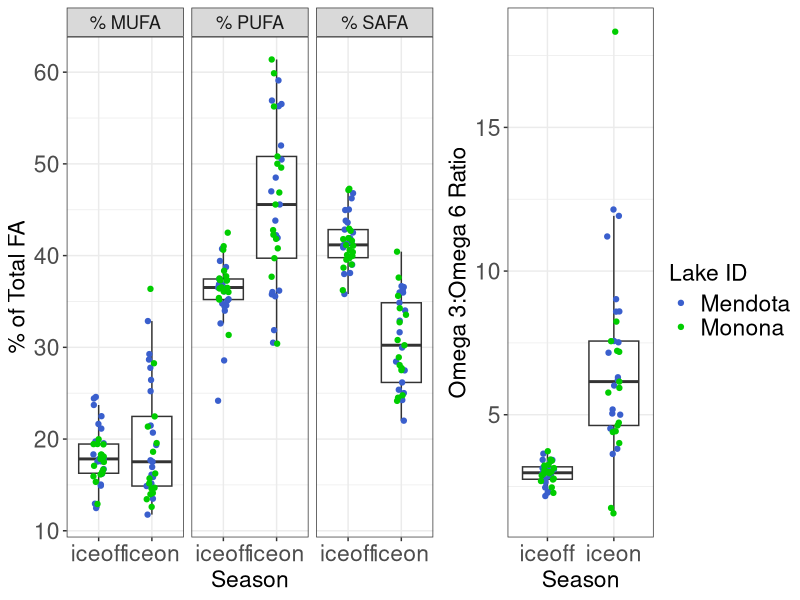
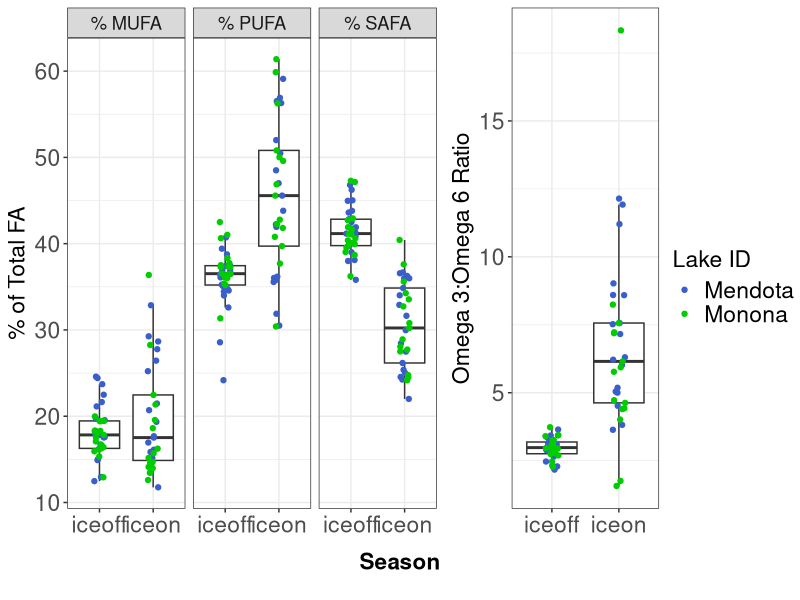

Write R code to recreate these figures, in order. (Note: this script raises an error after producing the figures.)
# ============================================================== #
## ========================= OVERVIEW ========================= ##
# ============================================================== #

# Looking at iceon/iceoff community FA profiles
# Only using Lakes Mendota and Monona from LTER,
# as they have equivalent iceon/iceoff paired data
# Using AG PLoS paper FA dataset, with some aggregation/crosswalking
# to match LTER data.

# ============================================================== #
## =================== DATA WRANGLING STEPS =================== ##
# ============================================================== #

# 1) LTER data - read in, format dates, keep only ME/MO
# 2) read in iceon/iceoff data (ecology letters paper)
# 3) tag LTER data with season, keep only iceon/iceoff
# 4) aggregate LTER samples to month (mean taxa biomass by lake/year/month)
# 5) identify genera <5% of any sample - remove these genera
# 6) calculate dry weight (20% of wet weight)
# 7) read in FA PLoS data - keep freshwater, proportion data
# --> 7.5) fix FA/LTER group/division matches (see crosswalk.xlsx)
# 8) aggregate FA to genus and division level profiles
# 9) aggregate biomass to genus level
# 10) tag LTER data with whether has matching division/Group or genus in FA data
# 11) merge LTER with FA data (genus, division, NA matches)
# 12) weight FA data by biomass dry weight / total biomass 
#     (genus-level FA, independent of biomass)
# 13) aggregated weighted to community level 
# 14) plotted MUFA/PUFA/SAFA by Lake & Season; plotted Omega3:6 by Lake & Season
# 15) read in FA Secchi data and plot PUFA/SAFA ~ Secchi



# ============================================================== #
## ====================== SCRIPT BEGINS ======================= ##
# ============================================================== #

#load packages
library(dplyr)
library(reshape2)
library(tidyr)
library(lubridate)
library(vegan)
library(RColorBrewer)
library(ggplot2)
library(ggpubr)
library(grid)
library(gridExtra)


# read in LTER phyto data -------------------------------------------------


#read in, format dates so can stack ok 

madison <- read.csv("../Data/ntl88_v7.csv", stringsAsFactors = FALSE) %>%
  mutate(date = as.Date(sampledate, format = "%m/%d/%Y")) %>%
  select(-sampledate)

#only madison lakes have matching iceon/iceoff data
lter_lakes <- madison %>%
  filter(lakeid %in% c("MO", "ME"))

#keep only necessary files
lter_lakes <- lter_lakes %>%
  mutate(month = month(date),
         year = year(date)) %>%
  select(lakeid, year, month, date, sta, depth_range,
         division, genus, taxa_name, biomass_conc)

# NOTE, from LTER:
# "Biovolume concentrations are then computed by mulitplying the average cell
# biovolume by the cell densities in the water sample. Note that one million
# cubicMicrometers of biovolume PerMilliliter of water are equal to a biovolume
# concentration of one cubicMillimeterPerMilliliter. Assuming a cell density
# equal to water, a cubicMillimeterPerMilliliter of biovolume converts to a
# biomass concentration of one milligramPerLiter."
# https://lter.limnology.wisc.edu/dataset/north-temperate-lakes-lter-phytoplankton-madison-lakes-area-1995-current

# SP: When we assume density of 1g/mL for phyto cells then we get units of mg/L
# according to the LTER metadata. Then multiplying by (0.2 mg dry)/(1 mg wet) we
# end up with mg/L dry weight.


# read in under ice data, for ice on/off timing ---------------------------

seasons_orig <- read.csv("../Data/under_ice_data.csv", stringsAsFactors = FALSE)

#keep only wisconsin, cols of interest, make start and end full dates
seasons_wisc <- seasons_orig %>%
  filter(lakeregloc == "Wisconsin") %>%
  select(year, season, lakename, lakeregloc,
         startday, startmonth, startyear,
         endday, endmonth, endyear) %>% #,
  #iceduration, periodn, photicdepth,
  #icedepth, snowdepth, airtemp) %>%
  mutate(startmonum = match(startmonth, month.abb),
         endmonum = match(endmonth, month.abb)) %>%
  mutate(startdate = paste(startyear, startmonum, startday, sep = "-"),
         enddate = paste(endyear, endmonum, endday, sep = "-"))

#unique(seasons_wisc$lakename)
#unique(lter_lakes$lakeid) %>% sort()

#make lakeid to match
seasons_lakes <- seasons_wisc %>%
  mutate(lakeid = ifelse(lakename == "Lake Mendota", "ME", NA),
         lakeid = ifelse(lakename == "Lake Monona", "MO", lakeid)) %>%
  select(season, lakeid, year, startdate, enddate) %>%
  filter(lakeid %in% c("ME", "MO"))

# Note: we are losing the 2014/2015/2016 data by using this to subset
# we may want to go back to raw LTER ice data to get 2014/2015/2016 iceon/iceoff dates



# LTER ice duration data (for seasons) ------------------------------------


#this gets the ice, but we don't have the summer stratified period
#(which is problematic...)

#read in LTER ice duration data
duration <- read.csv("../Data/ntl33_v4.csv", stringsAsFactors = FALSE)

#look like what we need
head(duration)

#keep only relevant info
duration_relevant <- duration %>%
  #only interested in Mendota, Monona
  filter(lakeid %in% c("ME", "MO")) %>%
  #can narrow down year range
  filter(year4 >= 1990)

#not sure what to do about this



# tag data with season ----------------------------------------------------


lter_dates_only <- lter_lakes %>%
  select(lakeid, year, date) %>%
  unique() %>%
  rename(sample_year = year) %>%
  arrange(lakeid, sample_year)

#make seasons wide format to can have column "start", "sample", and "end" dates
seasons_lakes_wide <- seasons_lakes %>%
  melt(id.vars = c("lakeid", "year", "season"),
       variable.name = "category", value.name = "date") %>%
  mutate(seasons_category = paste(season, category, sep = "_")) %>%
  select(-season, -category) %>%
  dcast(lakeid + year ~ seasons_category, value.var = "date") %>%
  rename(winter_yr = year) %>%
  select(lakeid, winter_yr, iceon_startdate, iceon_enddate, iceoff_startdate, iceoff_enddate)

#we're only interested in iceon/iceoff
#(looking at ice vs stratified patterns in FA)

lter_seasons_pre <- merge(lter_dates_only, seasons_lakes_wide,
                          by = c("lakeid"), all.x = TRUE) %>%
  #tag seasons with iceon/iceoff (NA if not fall within start/end dates)
  mutate(season = ifelse(date >= iceon_startdate & date <= iceon_enddate, "iceon", NA),
         season = ifelse(date >= iceoff_startdate & date <= iceoff_enddate, "iceoff", season)) %>%
  #keep only samples that fall within iceon or iceoff
  filter(!is.na(season))

#merge back to full lter data
lter_seasons <- lter_seasons_pre %>%
  #group things by *winter* year
  select(lakeid, date, winter_yr, season) %>%
  merge(lter_lakes, by = c("lakeid", "date")) %>%
  select(-year)




# aggregate samples to month ----------------------------------------------


#aggregate to month within *winter* year and lake (ignore station and depth for now)
#since ignoring "other" seasons, shouldn't have issue of sample dates across seasons

#using mean since some dates have multiple samples per month, while others have one or none
#using averages to account for multiple within-month samples, make comparable

lter_month <- lter_seasons %>%
  #monthly taxa mean biomass (across stations and depth)
  group_by(lakeid, winter_yr, season, month, division, genus, taxa_name) %>%
  summarize(biomass_ww_m = mean(biomass_conc, na.rm = TRUE)) %>%
  as.data.frame()

#check out number of years
# lter_month %>% 
#   select(lakeid, winter_yr, season) %>% 
#   group_by(lakeid, season) %>% 
#   summarize(n = n_distinct(winter_yr))



# identify <5% of samples -------------------------------------------------


#identify contributors (genus-level) <5% of any sample any date (within lake)
#use wet weight (shouldn't matter)

#find contributions to biomass, in terms of %
lter_contribs <- lter_month %>%
  #for each lake/year/month, find total biomass
  group_by(lakeid, winter_yr, month) %>%
  mutate(total_bm = sum(biomass_ww_m)) %>%
  ungroup() %>%
  #for lake/date, find genus biomass
  group_by(lakeid, winter_yr, month, genus) %>%
  mutate(genus_bm = sum(biomass_ww_m)) %>%
  as.data.frame() %>%
  select(-taxa_name, -biomass_ww_m) %>%
  #find percent genus biomass of total biomass
  mutate(perc_genus_bm = genus_bm / total_bm * 100) %>%
  ungroup()

#find genera that are ever over 5% of a sample BY LAKE
lter_high_contrib <- lter_contribs %>%
  filter(perc_genus_bm >= 0.05)

lter_high_contrib_genera <- lter_high_contrib %>%
  select(lakeid, genus) %>%
  unique() %>%
  arrange(lakeid, genus) %>%
  mutate(high_p = "present")

#find genera that are NOT ever over 5% of a sample
lter_low_contrib <- lter_contribs %>%
  filter(perc_genus_bm < 0.05)

lter_low_contrib_genera <- lter_low_contrib %>%
  select(lakeid, genus) %>%
  unique() %>%
  arrange(lakeid, genus) %>%
  mutate(low_p = "present")

#merge, keep ones that are present in low and not in high
#(i.e., those that are never >=5% of a sample)
lter_remove_5 <- merge(lter_high_contrib_genera, lter_low_contrib_genera,
                       by = c("lakeid", "genus"), all = TRUE) %>%
  #these are ones that are never >=5% of a lake sample
  filter(low_p == "present" & is.na(high_p))



# LTER after removals of low contributors ---------------------------------


#by lake/date - total genus biomass AFTER remove low contribs
lter_after_remove <- lter_month %>%
  #remove low contributors by lake and genus
  filter( !( (lakeid %in% lter_remove_5$lakeid) & (genus %in% lter_remove_5$genus) ) )

#add a dry weight biomass column
lter_use <- lter_after_remove %>%
  mutate(biomass_dw = 1 * biomass_ww_m)



# read in fatty acid profiles ---------------------------------------------


# read in PLoS fatty acid dataset
fa <- read.csv("../Data/PLoS_supp/S1_Dataset.csv", stringsAsFactors = FALSE)

#only want freshwater
#fa %>% group_by(Salinity) %>% summarize(n = length(Salinity))
fa_fresh <- filter(fa, Salinity == 0)

#want only proportion data
fa_fresh_prop <- filter(fa_fresh, Data == "prop")

#for now, we don't care about the experimental info
fa_fresh_prop_small <- fa_fresh_prop %>%
  select(Group, Class, Order, Genus, species,
         sumSAFA, sumMUFA, sumPUFA,
         c18.2w6, c18.3w6, c18.3w3,
         c18.4w3, c18.5w3,
         c20.4w6, c20.5w3, c22.6w3)



# fix FA/LTER group/division matches --------------------------------------


#existing matches: Chlorophyta, Cryptophyta, Rhodophyta

#make match at group/division level:
#   Cyanobacteria (FA) = Cyanophyta (LTER)
#   Dinophyta (FA) = Pyrrhophyta (LTER)
#   Euglenozoa (FA) = Euglenophyta (LTER)

#match division to non-group
#   Chrysophyta (LTER) = class Chrysophyceae (FA)
#   Xanthophyta (LTER) = class Xanthophyceae (FA)
#   Haptophyta (LTER) = genus Chromulina (FA)
#   Bacillariophyta (LTER) = average of classes
#                 Bacillariophyceae, Fragilariophyceae, Coscinodiscophyceae (FA)
#       [Bacillariophyta is multiple classes - for these 3 classes, find average FA profile]

fa_fix <- fa_fresh_prop_small %>%
  #first, match at group level
  mutate(GroupDiv = ifelse(Group == "Cyanobacteria", "Cyanophyta", Group),
         GroupDiv = ifelse(Group == "Dinophyta", "Pyrrhophyta", GroupDiv),
         GroupDiv = ifelse(Group == "Euglenozoa", "Euglenophyta", GroupDiv),
         #match at single class level
         GroupDiv = ifelse(Class == "Chrysophyceae", "Chrysophyta", GroupDiv),
         GroupDiv = ifelse(Class == "Xanthophyceae", "Xanthophyta", GroupDiv),
         #match at genus level
         GroupDiv = ifelse(Genus == "Chromulina", "Haptophyta", GroupDiv),
         #Bacillariophyta is multiple classes
         GroupDiv = ifelse(Class %in% c("Bacillariophyceae",
                                        "Fragilariophyceae",
                                        "Coscinodiscophyceae"),
                           "Bacillariophyta", GroupDiv))

# fa_fix %>% select(Group, GroupDiv) %>% unique()
# fa_fix %>% filter(GroupDiv %in% c("Bacillariophyta", "Xanthophyta")) %>% select(Group, Class, GroupDiv) %>% unique()
# fa_fix %>% filter(GroupDiv == "Haptophyta") %>% select(Group, Class, Genus, GroupDiv) %>% unique()
# #yes, works as it should




# tag LTER data with whether matching genus/division in FA data -----------


lter_fa_tag <- lter_use %>%
  #tag at which level it matches
  #not that groupdiv level is a combination of groups/classes/genus
  mutate(cat = ifelse(division %in% fa_fix$GroupDiv, "groupdiv", NA)) %>%
  mutate(cat = ifelse(genus %in% fa_fix$Genus, "genus", cat))

tags <- lter_fa_tag %>% select(division, genus, cat) %>% unique()

# unique(fa_fix$GroupDiv) %>% sort()
# unique(lter_use$division) %>% sort()




# find FA genus and division-level profiles -------------------------------


#within genus, what's the average FA profile
fa_genus <- fa_fix %>%
  group_by(GroupDiv, Genus) %>%
  summarize(gen_avg_sumSAFA = mean(sumSAFA),
            gen_avg_sumMUFA = mean(sumMUFA),
            gen_avg_sumPUFA = mean(sumPUFA),
            gen_avg_c18.2w6 = mean(c18.2w6),
            gen_avg_c18.3w6 = mean(c18.3w6),
            gen_avg_c18.3w3 = mean(c18.3w3),
            gen_avg_c18.4w3 = mean(c18.4w3),
            gen_avg_c18.5w3 = mean(c18.5w3),
            gen_avg_c20.4w6 = mean(c20.4w6),
            gen_avg_c20.5w3 = mean(c20.5w3),
            gen_avg_c22.6w3 = mean(c22.6w3)) %>%
  as.data.frame()

#within group/div (FA/LTER fixed croswalk), what's the average FA profile
fa_groupdiv <- fa_fix %>%
  group_by(GroupDiv) %>%
  summarize(grpdiv_avg_sumSAFA = mean(sumSAFA),
            grpdiv_avg_sumMUFA = mean(sumMUFA),
            grpdiv_avg_sumPUFA = mean(sumPUFA),
            grpdiv_avg_c18.2w6 = mean(c18.2w6),
            grpdiv_avg_c18.3w6 = mean(c18.3w6),
            grpdiv_avg_c18.3w3 = mean(c18.3w3),
            grpdiv_avg_c18.4w3 = mean(c18.4w3),
            grpdiv_avg_c18.5w3 = mean(c18.5w3),
            grpdiv_avg_c20.4w6 = mean(c20.4w6),
            grpdiv_avg_c20.5w3 = mean(c20.5w3),
            grpdiv_avg_c22.6w3 = mean(c22.6w3)) %>%
  as.data.frame()




# aggregate biomass to GENUS ----------------------------------------------

# when missing genus, stick with GENUS biomass but sub in DIVISION fatty acid profile

#aggregate biomass to genus
lter_level_bm <- lter_use %>%
  group_by(lakeid, winter_yr, season, month, division, genus) %>%
  summarize(bm_ww_g = sum(biomass_ww_m, na.rm = TRUE),
            bm_drw_g = sum(biomass_dw, na.rm = TRUE)) %>%
  as.data.frame()

#merge with tag info
lter_level_bm_tag <- merge(lter_level_bm, tags, by = c("division", "genus"), all = TRUE)

# lter_level_bm_tag %>%
#   select(division, genus, cat) %>%
#   unique() %>%
#   group_by(cat) %>%
#   summarize(n = length(cat)) %>%
#   as.data.frame()

#        cat  n
# 1    genus 35
# 2 groupdiv 95
# 3     <NA>  1




# merge with FA profiles --------------------------------------------------


# --> genus level FA - matches genus-level biomass
# merges GENUS level biomass with GENUS level FA profiles
tags_fa_genus <- lter_level_bm_tag %>%
  #only looking at genus-level matches
  filter(cat == "genus") %>%
  #rename for downstream stacking
  rename(biomass_wet_weight = bm_ww_g,
         biomass_dry_weight = bm_drw_g) %>%
  #merge with FA genus level data
  merge(fa_genus,
        by.x = "genus", by.y = "Genus",
        all.x = TRUE) %>%
  #organize columns
  select(GroupDiv, genus, cat, lakeid, winter_yr, month, season,
         biomass_wet_weight, biomass_dry_weight,
         gen_avg_sumSAFA,
         gen_avg_sumMUFA,
         gen_avg_sumPUFA,
         gen_avg_c18.2w6,
         gen_avg_c18.3w6,
         gen_avg_c18.3w3,
         gen_avg_c18.4w3,
         gen_avg_c18.5w3,
         gen_avg_c20.4w6,
         gen_avg_c20.5w3,
         gen_avg_c22.6w3)

#remove labels in headers
names(tags_fa_genus) <- gsub("gen_avg_", "", names(tags_fa_genus))

# --> division level FA - matches division level biomass
# merges GENUS level biomass with DIVISION level FA profiles
# (missing genera in FA get division level FA)
tags_fa_groupdiv <- lter_level_bm_tag %>%
  #keep only those matching at groupdiv level
  filter(cat == "groupdiv") %>%
  #rename for downstream stacking
  rename(biomass_wet_weight = bm_ww_g,
         biomass_dry_weight = bm_drw_g) %>%
  #merge with FA division/group level data
  #merge with FA genus level data
  merge(fa_groupdiv,
        by.x = "division", by.y = "GroupDiv",
        all.x = TRUE) %>%
  rename(GroupDiv = division) %>%
  #organize columns
  select(GroupDiv, genus, cat, lakeid, winter_yr, month, season,
         biomass_wet_weight, biomass_dry_weight,
         grpdiv_avg_sumSAFA,
         grpdiv_avg_sumMUFA,
         grpdiv_avg_sumPUFA,
         grpdiv_avg_c18.2w6,
         grpdiv_avg_c18.3w6,
         grpdiv_avg_c18.3w3,
         grpdiv_avg_c18.4w3,
         grpdiv_avg_c18.5w3,
         grpdiv_avg_c20.4w6,
         grpdiv_avg_c20.5w3,
         grpdiv_avg_c22.6w3)

#remove labels in headers
names(tags_fa_groupdiv) <- gsub("grpdiv_avg_", "", names(tags_fa_groupdiv))

# --> does NOT have associated FA
#leaving biomass at genus level
tags_fa_NA <- lter_level_bm_tag %>%
  filter(is.na(cat)) %>%
  rename(biomass_wet_weight = bm_ww_g,
         biomass_dry_weight = bm_drw_g) %>%
  rename(GroupDiv = division) %>%
  select(GroupDiv, genus, cat, lakeid, winter_yr, month, season,
         biomass_wet_weight, biomass_dry_weight) %>%
  #add NA columns
  mutate(          sumSAFA = NA,
                   sumMUFA = NA,
                   sumPUFA = NA,
                   c18.2w6 = NA,
                   c18.3w6 = NA,
                   c18.3w3 = NA,
                   c18.4w3 = NA,
                   c18.5w3 = NA,
                   c20.4w6 = NA,
                   c20.5w3 = NA,
                   c22.6w3 = NA)

# --> merge together
full_dat <- rbind(tags_fa_genus, tags_fa_groupdiv, tags_fa_NA)




# weight FA profiles by biomass -------------------------------------------


# Data == "prop" is FA % of dry weight
# so it's a fatty acid proportion of dry weight (of genus or division, by cat)

# What we want is "what are the average proportions of SAFA, MUFA, PUFA
# present in the community, irrespective of total biomass?"
# (i.e. we know there is higher biomass in summer - the Circus Circus buffet)
# SH: pretty sure that what we want then is:(biomass_dry_weight * sumSAFA)/total dry weight

# MRB Note 8/30/18: Not sure that it's totally clear what's going on with 
# full_dat_weighted below...It seems to be making percentages (e.g. 47.3%) 
# as opposed to a proportion (e.g. 0.473). Just make sure that it's doing 
# what is expected/described.


full_dat_weighted <- full_dat %>%
  #find total dry weight biomass for each *sample point*
  group_by(lakeid, winter_yr, season, month) %>%
  mutate(sample_date_dry_weight_total = sum(biomass_dry_weight)) %>%
  ungroup() %>%
  #weight FA by biomass - per row (genus within sample date)
  #if FA is % dry weight, then FA * dry weight = biomass of that FA
  #here, sample_date_dry_weight_total is community-level biomass
  #FA props are genus-level
  mutate(sumSAFA_prop = (biomass_dry_weight * sumSAFA) / sample_date_dry_weight_total,
         sumMUFA_prop = (biomass_dry_weight * sumMUFA) / sample_date_dry_weight_total,
         sumPUFA_prop = (biomass_dry_weight * sumPUFA) / sample_date_dry_weight_total,
         c18.2w6_prop = (biomass_dry_weight * c18.2w6) / sample_date_dry_weight_total,
         c18.3w6_prop = (biomass_dry_weight * c18.3w6) / sample_date_dry_weight_total,
         c18.3w3_prop = (biomass_dry_weight * c18.3w3) / sample_date_dry_weight_total,
         c18.4w3_prop = (biomass_dry_weight * c18.4w3) / sample_date_dry_weight_total,
         c18.5w3_prop = (biomass_dry_weight * c18.5w3) / sample_date_dry_weight_total,
         c20.4w6_prop = (biomass_dry_weight * c20.4w6) / sample_date_dry_weight_total,
         c20.5w3_prop = (biomass_dry_weight * c20.5w3) / sample_date_dry_weight_total,
         c22.6w3_prop = (biomass_dry_weight * c22.6w3) / sample_date_dry_weight_total) %>%
  as.data.frame()

#filter(full_dat_weighted, lakeid == "MO" & winter_yr == 2002 & month == 8)

#keep only columns of interest
full_dat_weighted_small <- full_dat_weighted %>%
  select(GroupDiv, genus, cat, lakeid, winter_yr, month, season,
         sumSAFA_prop, sumMUFA_prop, sumPUFA_prop,
         c18.2w6_prop, c18.3w6_prop, c18.3w3_prop,
         c18.4w3_prop, c18.5w3_prop,
         c20.4w6_prop, c20.5w3_prop, c22.6w3_prop)

#write to csv
#write.csv(full_dat_weighted_small, "../Data/LTER_madison_FA_weighted_groupdiv.csv", row.names = FALSE)

#this is basically saying:
#for each time point, a genus has some proportion FAs
#we want to aggregate to community, then to season

#ADD UP all MUFA/PUFA/SAFA within a community
#to get community-level amount
#I have proved to myself using pen, paper, and basic algebra that this will work

full_dat_weighted_date_FA <- full_dat_weighted_small %>%
  #get community-level FA props for each time point
  group_by(lakeid, winter_yr, month, season) %>%
  summarize(MUFA_perc = sum(sumMUFA_prop, na.rm = TRUE),
            PUFA_perc = sum(sumPUFA_prop, na.rm = TRUE),
            SAFA_perc = sum(sumSAFA_prop, na.rm = TRUE),
            c18.2w6_perc = sum(c18.2w6_prop, na.rm = TRUE),
            c18.3w6_perc = sum(c18.3w6_prop, na.rm = TRUE),
            c18.3w3_perc = sum(c18.3w3_prop, na.rm = TRUE),
            c18.4w3_perc = sum(c18.4w3_prop, na.rm = TRUE),
            c18.5w3_perc = sum(c18.5w3_prop, na.rm = TRUE),
            c20.4w6_perc = sum(c20.4w6_prop, na.rm = TRUE),
            c20.5w3_perc = sum(c20.5w3_prop, na.rm = TRUE),
            c22.6w3_perc = sum(c22.6w3_prop, na.rm = TRUE)) %>%
  as.data.frame()

# summary(full_dat_weighted_date_FA)

# #now aggregate to season - find average MUFA/PUFA/SAFA profile for each season (all years, boths lakes)
# full_dat_weighted_date_FA %>%
#   group_by(season) %>%
#   summarize(MUFA_perc_avg = mean(MUFA_perc),
#             PUFA_perc_avg = mean(PUFA_perc),
#             SAFA_perc_avg = mean(SAFA_perc)) %>%
#   as.data.frame()
# #doesn't quite add up to 100%, more like 95%, but not unexpected since on average

#aggregate to lake/month/year/season
full_dat_weighted_month_season_FA <- full_dat_weighted_date_FA %>%
  #aggregate across months within season, find average FAs
  group_by(lakeid, winter_yr, season, month) %>%
  summarize(MUFA_perc_avg = mean(MUFA_perc, na.rm = TRUE),
            PUFA_perc_avg = mean(PUFA_perc, na.rm = TRUE),
            SAFA_perc_avg = mean(SAFA_perc, na.rm = TRUE),
            c18.2w6_perc_avg = mean(c18.2w6_perc, na.rm = TRUE),
            c18.3w6_perc_avg = mean(c18.3w6_perc, na.rm = TRUE),
            c18.3w3_perc_avg = mean(c18.3w3_perc, na.rm = TRUE),
            c18.4w3_perc_avg = mean(c18.4w3_perc, na.rm = TRUE),
            c18.5w3_perc_avg = mean(c18.5w3_perc, na.rm = TRUE),
            c20.4w6_perc_avg = mean(c20.4w6_perc, na.rm = TRUE),
            c20.5w3_perc_avg = mean(c20.5w3_perc, na.rm = TRUE),
            c22.6w3_perc_avg = mean(c22.6w3_perc, na.rm = TRUE)) %>%
  as.data.frame()

#aggregate to lake/year/season
full_dat_weighted_yr_season_FA <- full_dat_weighted_date_FA %>%
  #aggregate across months within season, find average FAs
  group_by(lakeid, winter_yr, season) %>%
  summarize(MUFA_perc_avg = mean(MUFA_perc, na.rm = TRUE),
            PUFA_perc_avg = mean(PUFA_perc, na.rm = TRUE),
            SAFA_perc_avg = mean(SAFA_perc, na.rm = TRUE),
            c18.2w6_perc_avg = mean(c18.2w6_perc, na.rm = TRUE),
            c18.3w6_perc_avg = mean(c18.3w6_perc, na.rm = TRUE),
            c18.3w3_perc_avg = mean(c18.3w3_perc, na.rm = TRUE),
            c18.4w3_perc_avg = mean(c18.4w3_perc, na.rm = TRUE),
            c18.5w3_perc_avg = mean(c18.5w3_perc, na.rm = TRUE),
            c20.4w6_perc_avg = mean(c20.4w6_perc, na.rm = TRUE),
            c20.5w3_perc_avg = mean(c20.5w3_perc, na.rm = TRUE),
            c22.6w3_perc_avg = mean(c22.6w3_perc, na.rm = TRUE)) %>%
  as.data.frame()
#note: doesn't add up to quite 100% (working with averages)
#also, data only goes to 2013 (may need to adjust iceon/iceoff dates from raw LTER snow/ice data)

summary(full_dat_weighted_yr_season_FA)
#MUFA: 11-36
#PUFA: 24-61
#SAFA: 22-47

#write to csv
#write.csv(full_dat_weighted_yr_season_FA, "../Data/LTER_Madison_weighted_year_season_FA.csv", row.names = FALSE)




# ============================================================== #
# END OF DATA WRANGLING - ANALYSIS BEGINS ---------------------------------
# ============================================================== #


#Note ~ 150 lines of code removed starting here compared with version in LTER_FA_20180217.R

# LTER_Madison_weighted_year_season_FA<-read.csv("../Data/LTER_Madison_weighted_year_season_FA.csv") #this appears to be the same as full_dat_weighted_yr_season_FA


#MRB edits below:

View(full_dat_weighted_yr_season_FA)


#Figure 3 + 4 (combined):

full_dat_weighted_yr_season_FA_long <- melt(data = full_dat_weighted_yr_season_FA,
                                            measure.vars = c("MUFA_perc_avg",
                                                             "PUFA_perc_avg",
                                                             "SAFA_perc_avg"),
                                            id.vars = c("lakeid","season"))

full_dat_weighted_yr_season_FA_long$variable <- as.character(full_dat_weighted_yr_season_FA_long$variable)
full_dat_weighted_yr_season_FA_long$variable[which(full_dat_weighted_yr_season_FA_long$variable == "MUFA_perc_avg")] <- "% MUFA"
full_dat_weighted_yr_season_FA_long$variable[which(full_dat_weighted_yr_season_FA_long$variable == "PUFA_perc_avg")] <- "% PUFA"
full_dat_weighted_yr_season_FA_long$variable[which(full_dat_weighted_yr_season_FA_long$variable =="SAFA_perc_avg")] <- "% SAFA"

madison_FA <- ggplot(data = full_dat_weighted_yr_season_FA_long, aes(x = season, y = value)) +
  geom_boxplot(outlier.shape = "") +
  geom_jitter(aes(color = lakeid), width = 0.1, size = 1.5) +
  facet_wrap(~variable) +
  xlab("Season") + ylab("% of Total FA")  +
  scale_color_manual(name = "Lake ID", values = c("royalblue3", "green3"),
                     breaks = c("ME", "MO"), labels = c("Mendota", "Monona")) +
  theme_bw() +
  theme(axis.title.y = element_text(size = rel(1.5)),
        axis.text = element_text(size = rel(1.5)),
        axis.title.x = element_text(size = rel(1.5)),
        legend.text = element_text(size = rel(1.5)),
        legend.title = element_text(size = rel(1.5)),
        strip.text.x = element_text(size = rel(1.5)))


#png(filename = "../Figures/Madison_FA_plot.png",
#    width = 4, height = 2.5, units = "in", res = 500)
#madison_FA
#dev.off()


#Figure 4: 

#Taken from old version of script

omegas_chains <- full_dat_weighted_yr_season_FA %>%
  #total omega 3 prop of PUFAs
  mutate(total_omega3 = c18.3w3_perc_avg +
           c18.4w3_perc_avg +
           c18.5w3_perc_avg +
           c20.5w3_perc_avg +
           c22.6w3_perc_avg,
         #total omega 6 prop of PUFAs
         total_omega6 = c18.2w6_perc_avg +
           c18.3w6_perc_avg +
           c20.4w6_perc_avg,
         #total short chain PUFAs (<20 C)
         total_short_chain = c18.2w6_perc_avg +
           c18.3w6_perc_avg +
           c18.3w3_perc_avg +
           c18.4w3_perc_avg +
           c18.5w3_perc_avg,
         #total long chain PUFAs (AG defined as >= 20 C)
         total_long_chain = c20.4w6_perc_avg +
           c20.5w3_perc_avg +
           c22.6w3_perc_avg) %>%
  mutate(omega6_omega3_ratio = total_omega6 / total_omega3,
         #may want just long chain PUFA down the road (%)
         longchainPUFA = (total_long_chain * PUFA_perc_avg) / 100,
         #total long chain is % of PUFAs that are long chain
         #divide by PUFAs prop to get ratio with SAFA
         #(i.e., proportion of ALL FATTY ACIDS that are long chain PUFAs compared to SAFA prop)
         longchainPUFA_SAFA = longchainPUFA / SAFA_perc_avg,
         omega3_omega6_ratio = total_omega3 / total_omega6) #added by MRB on 6/4/18


madison_omega_ratio_plot_3.6 <- ggplot(omegas_chains, aes(season, omega3_omega6_ratio)) +
  geom_boxplot(outlier.shape = "") +
  geom_jitter(aes(color = lakeid), width = 0.1, size = 1.5) +
  ylab("Omega 3:Omega 6 Ratio") + xlab("Season") +
  scale_color_manual(name = "Lake ID", values = c("royalblue3", "green3"),
                     breaks = c("ME", "MO"), labels = c("Mendota", "Monona")) +
  theme_bw() +
  theme(axis.title.y = element_text(size = rel(1.5)),
        axis.text = element_text(size = rel(1.5)),
        axis.title.x = element_text(size = rel(1.5)),
        legend.text = element_text(size = rel(1.5)),
        legend.title = element_text(size = rel(1.5)))


#png(filename = "../Figures/madison_omega_ratio_plot_3v6.png", width = 3.75,
#    height = 4, units = "in", res = 500)
#madison_omega_ratio_plot_3.6
#dev.off()


# Combine plots 3 + 4:
# OPTION 1: Using ggarrange. Simple, but w/o shared x-axis.
png(filename = "../Figures/biomass_test/madison-fa-omegas-combined.png", width = 9,
    height = 3.75, units = "in", res = 500)
ggarrange(madison_FA, madison_omega_ratio_plot_3.6,
          ncol = 2, nrow = 1, common.legend = TRUE, legend = "right",
          widths = c(2,1))
dev.off()



# OPTION 2: Using gridExtra. More complex, but with shared x-axis.
#https://stackoverflow.com/questions/13649473/add-a-common-legend-for-combined-ggplots
p1 <- madison_FA + xlab(label = "")
p2 <- madison_omega_ratio_plot_3.6 + xlab(label = "")

#extract legend
#https://github.com/hadley/ggplot2/wiki/Share-a-legend-between-two-ggplot2-graphs
g_legend<-function(a.gplot){
  tmp <- ggplot_gtable(ggplot_build(a.gplot))
  leg <- which(sapply(tmp$grobs, function(x) x$name) == "guide-box")
  legend <- tmp$grobs[[leg]]
  return(legend)}

mylegend<-g_legend(p1)

png(filename = "../Figures/biomass_test/madison-fa-omegas-combined_sharedX.png", width = 9,
    height = 4, units = "in", res = 500)
grid.arrange(arrangeGrob(p1 + theme(legend.position="none"),
                         p2 + theme(legend.position="none"),
                         nrow=1, widths = c(2,1)),
             mylegend, nrow=1, widths = c(5,1),
             bottom = textGrob("Season", vjust = -1,
                               gp = gpar(fontface = "bold", cex = 1.35)))
dev.off()

######################
# fa ~ secchi

fa_secchi <- read.csv("../Data/fa_secchi_data.csv", stringsAsFactors = FALSE)
fa_secchi$winter_yr2 <- substr(fa_secchi$winter_yr, 3, 4)
fa_secchi$winter_yr2[which(fa_secchi$season == "iceoff")] <- ""
fa_secchi$fill <- "Y"
fa_secchi$fill[which(fa_secchi$season == "iceoff")] <- "N"

fa_secchi$omega3<-fa_secchi$c18.3w3_perc_avg + fa_secchi$c18.4w3_perc_avg +
  fa_secchi$c18.5w3_perc_avg + fa_secchi$c20.5w3_perc_avg +
  fa_secchi$c22.6w3_perc_avg

fa_secchi$omega6 = fa_secchi$c18.2w6_perc_avg + fa_secchi$c18.3w6_perc_avg + 
  fa_secchi$c20.4w6_perc_avg
fa_secchi$omega6omega3ratio<-fa_secchi$omega6/fa_secchi$omega3
fa_secchi$omega3omega6ratio<-fa_secchi$omega3/fa_secchi$omega6



#fa_secchi$shape<-24
#fa_secchi$shape[which(fa_secchi$season=="iceoff")]<-20

#seasonal patterns

#PUFA/SAFA vs SECCHI
pufasafa_secchi_MEMO_oneseason_onevalue<-ggplot(fa_secchi, aes(x = mean_secnview, y = (PUFA_perc_avg / SAFA_perc_avg))) +
  geom_point(size=3, aes(shape = season , colour = lakeid)) +
  ylab("PUFA/SAFA ratio") +
  xlab("Secchi Depth (m)") +
  scale_shape_manual(name = "Season", values = c(0, 16)) +
  scale_color_manual(name = "Lake ID", values = c("royalblue3", "green3")) +
  theme_bw()

pufa_secchi_MEMO_oneseason_onevalue<-ggplot(fa_secchi, aes(x = mean_secnview, y = (PUFA_perc_avg))) +
  geom_point(size=3, aes(shape = season , colour = lakeid)) +
  ylab("PUFA (% of total FA)") +
  xlab("Secchi Depth (m)") +
  scale_shape_manual(name = "Season", values = c(0, 16)) +
  scale_color_manual(name = "Lake ID", values = c("royalblue3", "green3")) +
  theme_bw()

omega63ratio_secchi_MEMO_oneseason_onevalue<-ggplot(fa_secchi, aes(x = mean_secnview, y = (omega6omega3ratio))) +
  geom_point(size=3, aes(shape = season , colour = lakeid)) +
  ylab("omega 6:3 ratio") +
  xlab("Secchi Depth (m)") +
  scale_shape_manual(name = "Season", values = c(0, 16)) +
  scale_color_manual(name = "Lake ID", values = c("royalblue3", "green3")) +
  theme_bw()

omega36ratio_secchi_MEMO_oneseason_onevalue<-ggplot(fa_secchi, aes(x = mean_secnview, y = (omega3omega6ratio))) +
  geom_point(size=3, aes(shape = season , colour = lakeid)) +
  ylab("omega 3:6 ratio") +
  xlab("Secchi Depth (m)") +
  scale_shape_manual(name = "Season", values = c(0, 16)) +
  scale_color_manual(name = "Lake ID", values = c("royalblue3", "green3")) +
  theme_bw()

png(filename = "../Figures/biomass_test/pufa_secchi_MEMO_oneseason_onevalue.png",
    width = 4, height = 3, units = "in", res = 500)
pufa_secchi_MEMO_oneseason_onevalue
dev.off()

png(filename = "../Figures/biomass_test/pufasafa_secchi_MEMO_oneseason_onevalue.png",
    width = 4, height = 3, units = "in", res = 500)
pufasafa_secchi_MEMO_oneseason_onevalue
dev.off()

png(filename = "../Figures/biomass_test/omega6_omega3_ratio_MEMO_oneseason_onevalue.png",
    width = 4, height = 3, units = "in", res = 500)
omega63ratio_secchi_MEMO_oneseason_onevalue
dev.off()

png(filename = "../Figures/biomass_test/omega3_omega6_ratio_MEMO_oneseason_onevalue.png",
    width = 4, height = 3, units = "in", res = 500)
omega36ratio_secchi_MEMO_oneseason_onevalue
dev.off()


#EPA:ALA VS SECCHI - MM suggested but then said not to use, retaining for now
#fasecchi_MEMO_oneseason_onevalue_20p5_18p3<-ggplot(fa_secchi, aes(x=mean_secnview, y=(c20.5w3_perc_avg/(c18.3w3_perc_avg)))) +
#  geom_point(size=3, aes(shape = season , colour= lakeid)) +
#  ylab("EPA/ALA Ratio") +
#  xlab("Secchi Depth (m)") +
#  scale_shape_manual(name = "Season", values=c(0,16)) +
#  scale_color_manual(name = "Lake ID", values = c("royalblue3","green3")) +
#  theme_bw()

#png(filename = "../Figures/fasecchi_MEMO_oneseason_onevalue_EPA-ALA.png",width = 4, height = 3, units = "in", res = 500)
#fasecchi_MEMO_oneseason_onevalue_20p5_18p3
#dev.off()

#EPA:SDA VS SECCHI - MM suggested but then said not to use, retaining for now
#fasecchi_MEMO_oneseason_onevalue_20p5_18p4<-ggplot(fa_secchi, aes(x=mean_secnview, y=(c20.5w3_perc_avg/(c18.4w3_perc_avg)))) +
#  geom_point(size=3, aes(shape = season , colour= lakeid)) +
#  ylab("EPA/SDA Ratio") +
#  xlab("Secchi Depth (m)") +
#  scale_shape_manual(name = "Season", values=c(0,16)) +
#  scale_color_manual(name = "Lake ID", values = c("royalblue3","green3")) +
#  theme_bw()

#png(filename = "../Figures/fasecchi_MEMO_oneseason_onevalue_EPA-SDA.png",width = 4, height = 3, units = "in", res = 500)
#fasecchi_MEMO_oneseason_onevalue_20p5_18p4
#dev.off()

